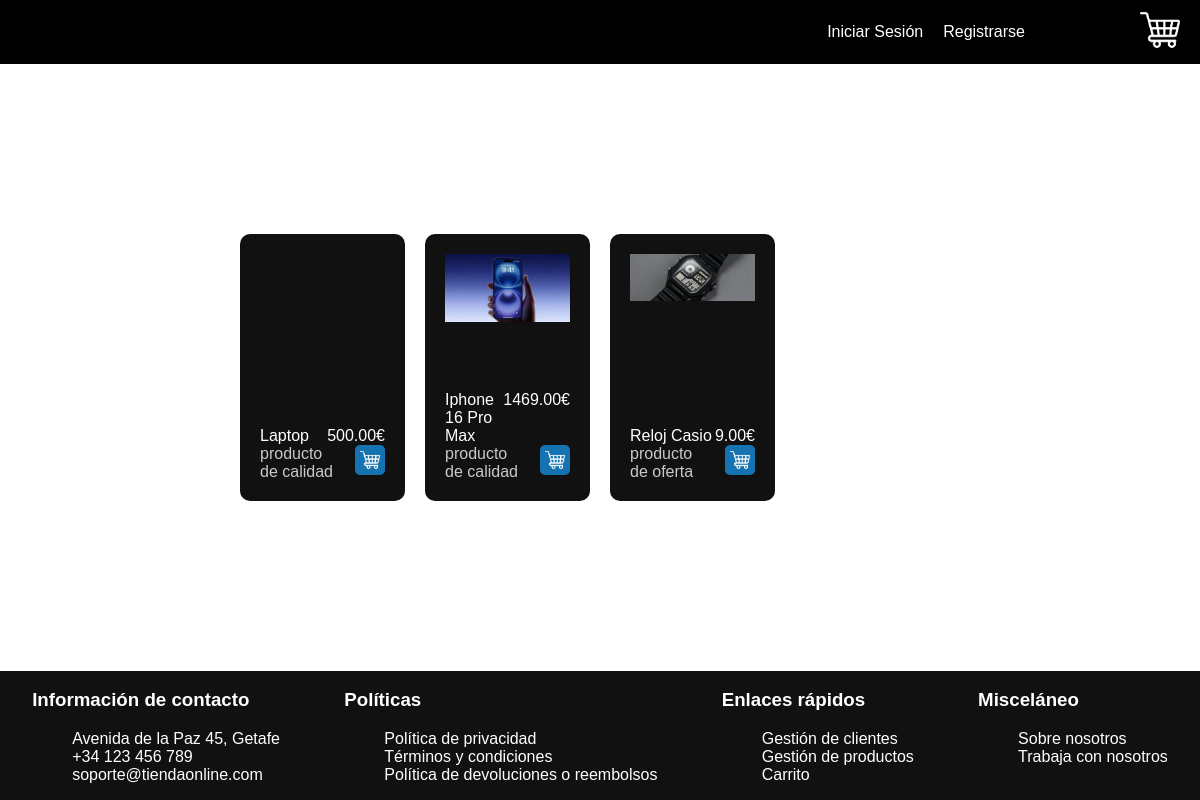
Page /Vista/ on the committed database.
### tables this page shows
CREATE TABLE `producto` (
  `id` int(11) NOT NULL,
  `nombre` varchar(100) NOT NULL,
  `descripcion` text DEFAULT NULL,
  `precio` decimal(10,2) NOT NULL,
  `cliente_id` int(11) DEFAULT NULL,
  `fotoRuta` varchar(255) NOT NULL
);

### Modelo/db.php (called while the page is built, shortened)
<?php
class DB{
    private static $server = 'localhost:3306';
    private static $user = 'root';
    private static $password = '';
    private static $dbName = 'mi_tienda';
    private static $conn = null;
    public static function getConnection(){
        if(self::$conn === null){
            try{
                self::$conn = new PDO("mysql:host=".self::$server.";dbname=".self::$dbName."", self::$user, self::$password);
                self::$conn->setAttribute(PDO::ATTR_ERRMODE, PDO::ERRMODE_EXCEPTION);
            }
            catch(PDOException $e){
                echo "Error de conexión: " . $e->getMessage();
            }
        }
        return self::$conn;
    }
}

### Modelo/DAOProducto.php (called while the page is built, shortened)
<?php
require_once "DTOProducto.php";
require_once "db.php";
class DAOProducto{
    private $conn;
    public function __construct(){
        $this->conn = DB::getConnection();
    }
    public function getAllProducts(){
        $products = [];
        $sql = "select * from Producto";
        $select = $this->conn->query($sql);
        if($select->rowCount() > 0){
            while($row = $select->fetch(PDO::FETCH_ASSOC)){
                $products[] = new DTOProducto( $row['nombre'], $row['descripcion'], $row['precio'], $row['cliente_id'], ruta: $row['fotoRuta'],id: $row['id']);
            }
        }
        return $products;
    }
}

### Modelo/DTOProducto.php (called while the page is built, shortened)
<?php
class DTOProducto{
    private $id;
    private $nombre;
    private $precio;
    private $ruta;
    public function __construct(String $nombre,  $descripcion,  $precio,  $cliente_id, $ruta = null,$id = null){
        $this->id = $id;
        $this->nombre = $nombre;
        $this->precio = $precio;
        $this->ruta = $ruta;
    }
    public function getId(){
        return $this->id;
    }
    public function getNombre(){
        return $this->nombre;
    }
    public function getPrecio(){
        return $this->precio;
    }
    public function getRuta(){
        return $this->ruta;
    }
}

### Vista/index.php (the view, shortened to what this page needs)
<!DOCTYPE html>
<html lang="en">
<head>
    <link rel="stylesheet" href="Assets/styles.css">
</head>
<?php
    include_once "../Modelo/DAOProducto.php";
?>
<body class="vFlex">
    <nav>
        <div>
        </div>
        <div>
            <a href="inicioSesion.php">Iniciar Sesión</a>
            <a href="registro.php">Registrarse</a>
            <a class="ac" href="carrito.php"><img src="Assets/img/carrito.png" alt="icono carrito de la compra"><?php if(isset($_SESSION['cliente'])) if(isset($_SESSION['carrito'])) echo "<p>". count($_SESSION['carrito']). "</p>"; ?></a>
        </div>
    </nav>
    <div class="container grid-4">
        <?php
            $DAOProducto = new DAOProducto();
            $products = $DAOProducto->getAllProducts();
            foreach ($products as $product) {
                $tipo = "";
                if($product->getPrecio() < 10){
                    $tipo = "producto de oferta";
                }
                elseif($product->getPrecio() > 200){
                    $tipo = "producto de calidad";
                }
                print ' <a href="product.php?id='.$product->getId().'" class="card">
                            <img src="'.$product->getRuta().'" alt="">
                            <div class="card-text">
                                <div class="card-info">
                                    <p>'.$product->getNombre().'</p>
                                    <p>'.$product->getPrecio().'€</p>
                                </div>
                                <div class="card-info">
                                    <p class="card-type" style="width: fit-content;">'.$tipo.' </p>
                                    <div class="btn btn-20">
                                        <img src="Assets/img/carrito.png">
                                    </div>
                                    <div class="btn btn-20 pos">
                                        <form class="btn-carrito" action="carrito.php" method="get">
                                            <input style="display:none;" name="id" value="'.$product->getId().'" hidden>
                                            <input class="carr" type="submit" value="">
                                        </form>
                                    </div>
                                </div>
                            </div>
                        </a>';
            }
        ?>
    </div>
    <footer class="footer">
        <div>
            <h3>Información de contacto</h3>
            <ul>
                <li>Avenida de la Paz 45, Getafe</li>
                <li> +34 123 456 789</li>
                <li>soporte@tiendaonline.com</li>
            </ul>
        </div>
        <div>
            <h3>Políticas</h3>
            <ul>
                <li><a href="#">Política de privacidad</a></li>
                <li><a href="#">Términos y condiciones</a></li>
                <li><a href="#">Política de devoluciones o reembolsos</a></li>
            </ul>
        </div>
        <div>
            <h3>Enlaces rápidos</h3>
            <ul>
                <li><a href="gestionCliente.php">Gestión de clientes</a></li>
                <li><a href="gestionProducto.php">Gestión de productos</a></li>
                <li><a href="carrito.php">Carrito</a></li>
            </ul>
        </div>
        <div>
            <h3>Misceláneo</h3>
            <ul>
                <li><a href="sobreNosotros.php">Sobre nosotros</a></li>
                <li><a href="#">Trabaja con nosotros</a></li>
            </ul>
        </div>
    </footer>
</body>
</html>

### Vista/Assets/styles.css (style rules this page uses)
html { height: 100vh; }
body { height: 100%; margin: 0; font-family: Arial, Helvetica, sans-serif; }
nav { display: flex; justify-content: space-between; align-items: center; padding: 10px; padding-left: 20px; padding-right: 20px; background-color: black; }
nav div { display: flex; justify-content: space-between; gap: 20px; align-items: center; }
nav a { color: white; text-decoration: none; transition: 500ms ease; }
nav img { width: 40px; min-width: 40px; min-height: 40px; }
.container { margin: 5vh 20vw; display: grid; gap: 20px; }
.grid-4 { grid-template-columns: repeat(4, 1fr); }
.card { background-color: #111111; width: 100%; height: 30ch; border-radius: 10px; padding: 20px; position: relative; display: flex; flex-wrap: wrap; align-content: space-between; box-sizing: border-box; text-decoration: none; transition: 500ms ease; }
.card img { max-width: 100%; min-width: 100%; }
.card-text { width: 100%; }
.card-info { display: flex; justify-content: space-between; }
.card p { margin: 0; color: white; transition: 500ms ease; }
p.card-type { color: #c9c9c9; }
.btn { background-color: #1573b1; color: white; padding: 5px; border-radius: 5px; margin-left: 15px; text-decoration: none; }
.btn-20 { max-width: 20px; max-height: 20px; }
.btn-carrito { position: relative; }
.carr { position: absolute; top: 0; width: 30px; height: 30px; background-color: transparent; border: none; border-radius: 5px; }
.pos { position: absolute; bottom: 45px; right: 45px; background-color: transparent; }
.ac { position: relative; }
.footer { display: flex; justify-content: space-around; align-items: end; background-color: #111111; color: #FFFF; }
.footer ul { list-style-type: none; }
.footer a { text-decoration: none; color: #FFFF; transition: 500ms ease; }
.vFlex { display: flex; flex-wrap: wrap; justify-content: center; align-content: space-between; }
.vFlex nav, .vFlex footer { width: 100%; }

### rows in the picture
producto: nombre "Laptop", precio "500.00", precio "producto de calidad"
producto: fotoRuta (picture), nombre "Iphone 16 Pro Max", precio "1469.00", precio "producto de calidad"
producto: fotoRuta (picture), nombre "Reloj Casio", precio "9.00", precio "producto de oferta"
